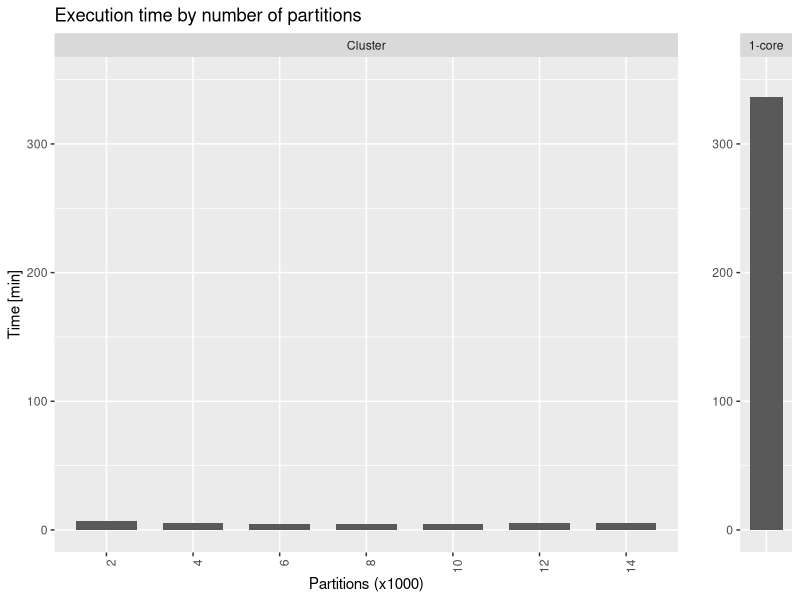
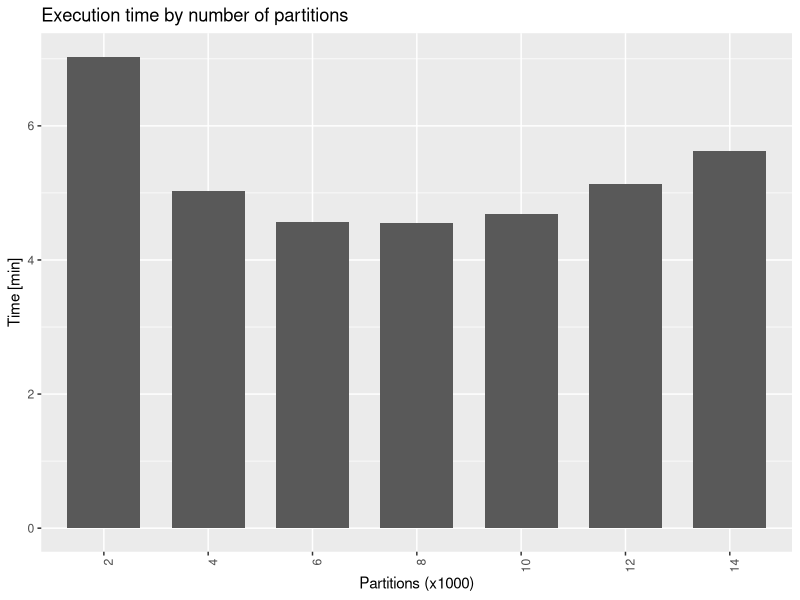
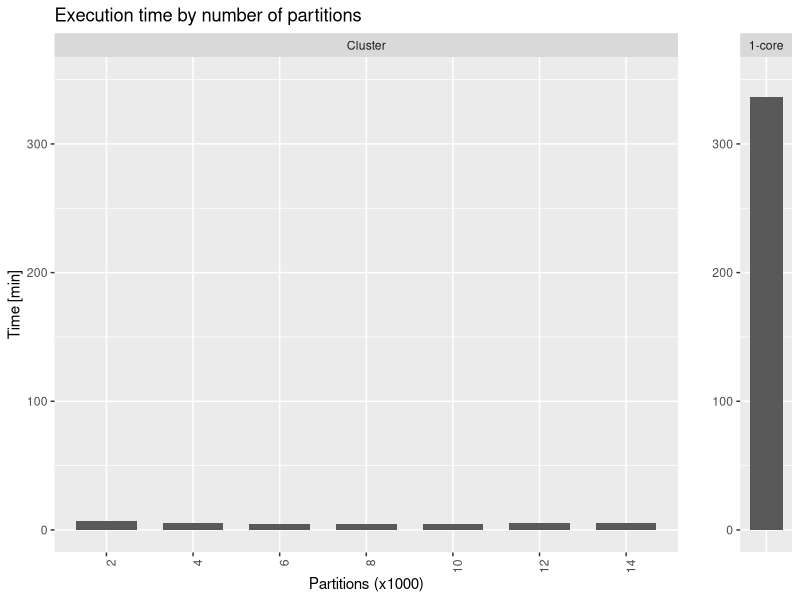
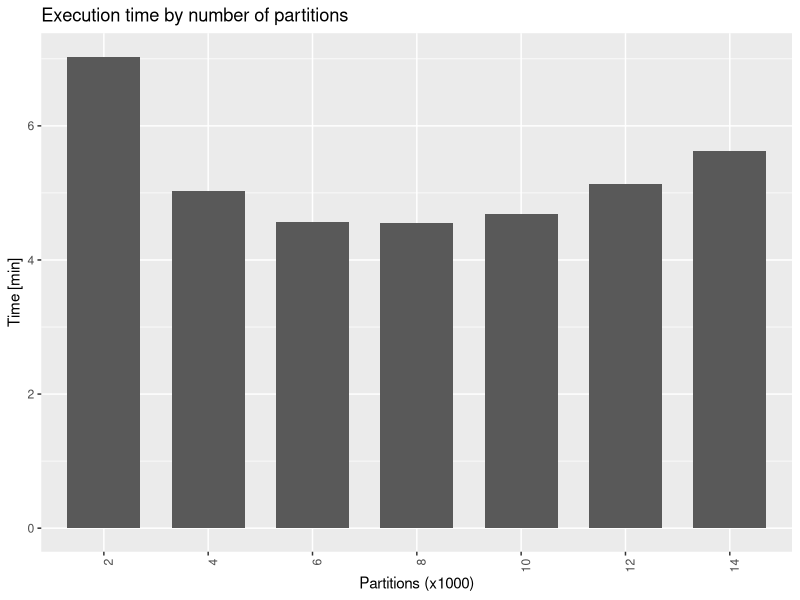

Here is the R script that generated these plots, in order:
require(tidyverse)
require(lubridate)
library(cowplot)

paramsPattern = "input1"
getParams <- function(command){
  params = str_trim(str_split(command, "--")[[1]])
  params = params[grepl(paramsPattern, params)]
  return(paste(params, collapse = " "))
}
extractPartitions <- function(input){
  return(str_replace(str_replace(input, "gadm/edges_P", ""), "K/edgesA", ""))
}

log = enframe(readLines("gadm.txt"))
spark = log %>% filter(grepl(value, pattern = "SparkSubmit ")) %>% 
  separate(value, into = c("time", "appId", "command"), sep = "\\|")
spark$params = spark$command %>% map(getParams)
spark = spark %>% separate(params, into = c(NA,"input"), sep = " ") %>%
  select(appId, input) %>%
  mutate(partitions = extractPartitions(input))

START = "Reading data"
END   = "Merging DCELs"
pattern = paste0(START,"|",END)
fields = c("time", "appId", "phase")
sdcel0 = log %>% filter(grepl(value, pattern = pattern)) %>%
  separate(value, fields, sep = "\\|") %>%
  mutate(phase = str_trim(phase)) %>%
  mutate(time = parse_date_time(str_replace(time,",","."), "%Y-%m-%d %H:%M:%OS")) %>%
  select(appId, phase, time) 

sdcel1 = sdcel0 %>% pivot_wider(names_from = phase, values_from = time)
names(sdcel1) = c("appId", "read", "merge")
sdcel = sdcel1 %>% mutate(time = merge - read)

data = spark %>% inner_join(sdcel, by = "appId") %>% select(partitions, time) %>%
  group_by(partitions) %>% summarise(time = mean(time)) %>% mutate(method = "Cluster")
data$partitions = factor(data$partitions, levels = c("2", "4", "6", "8", "10", "12", "14"))

fields = c("time", "duration","appId", "phase")
local0 = enframe(readLines("local.txt")) %>% 
  filter(grepl(value, pattern = pattern)) %>%
  separate(value, fields, sep = "\\|") %>%
  mutate(phase = str_trim(phase)) %>%
  mutate(time = parse_date_time(str_replace(time,",","."), "%Y-%m-%d %H:%M:%OS")) %>%
  select(appId, phase, time) %>% 
  pivot_wider(names_from = phase, values_from = time) %>%
  mutate(method = "1-core", partitions = "")
names(local0) = c("appId", "read", "merge", "method", "partitions")
local = local0 %>% mutate(time = difftime(merge, read, units = "min")) %>% 
  select(method, partitions, time)

ymin = 0
ymax = 350
ytic = 100
p = ggplot(data = data, aes(x = partitions, y = time)) +
  geom_bar(stat="identity", position=position_dodge(width = 0.75), width = 0.7) + 
  theme(axis.text.x = element_text(angle = 90, hjust = 1)) + 
  facet_grid(~method) +
  scale_y_continuous(breaks = seq(ymin, ymax, ytic)) + coord_cartesian(ylim = c(ymin, ymax)) + 
  labs(x="Partitions (x1000)", y="Time [min]", title="Execution time by number of partitions") 
q = ggplot(data = local, aes(x = partitions, y = time)) +
  geom_bar(stat="identity", width = 0.75) + 
  theme(axis.text.x = element_text(angle = 90, hjust = 1), axis.ticks.x = element_blank()) + 
  facet_grid(~method) +
  scale_y_continuous(breaks = seq(ymin, ymax, ytic)) + coord_cartesian(ylim = c(ymin, ymax)) + 
  labs(x="", y="", title="") 
plot_grid(p, q, align = "h", ncol = 2, rel_widths = c(6/10, 1/10))
ggsave(paste0("gadm.pdf"), width = 12, height = 8, device = "pdf")

p = ggplot(data = data, aes(x = partitions, y = time)) +
  geom_bar(stat="identity", position=position_dodge(width = 0.75), width = 0.7) + 
  theme(axis.text.x = element_text(angle = 90, hjust = 1)) + 
  labs(x="Partitions (x1000)", y="Time [min]", title="Execution time by number of partitions") 
plot(p)
ggsave(paste0("gadm_sample.pdf"), width = 12, height = 8, device = "pdf")
